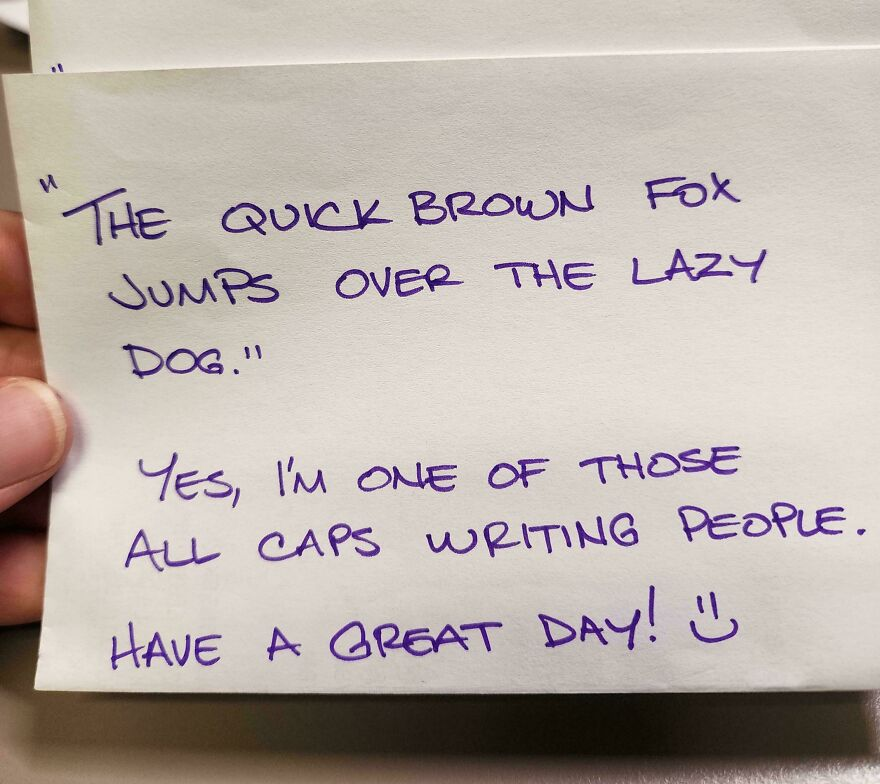
#> input picture test_images/sample_note1.jpg, 880 x 784 px
$ python -i scanner.py   (imports and definitions only)
#> lines starting #> are read from the running program, lines starting #| are printed output that depends on the picture; after the words box and inside, x2 and y2 are one past the last pixel; in counts of white or black regions, pixels touching at a corner belong together
#> further down, picture is the input picture: shape (784, 880, 3); mean B, G, R 170.2, 176.1, 186.3
import logging

import cv2
import numpy as np


class ContourNotFoundError(Exception):
    """Raised when no valid four-point document contour is found."""

    pass


# [71 lines left out: functions preprocess, find_document_contour, order_points, not called in this run]


# A contour ratio outside [MIN, MAX] means find_document_contour locked onto
# something other than a real document boundary: below MIN it's a stray text
# blob or noise artifact; above MAX it's just tracing the image frame itself
# (e.g. a flat digital screenshot with no physical boundary at all).
MIN_CONTOUR_AREA_RATIO = 0.15
MAX_CONTOUR_AREA_RATIO = 0.97

# Internal-block rejection thresholds for Pass 1.
# If any *other* qualifying quad's area >= this fraction of the candidate's
# area, the candidate is rejected as likely an internal block rather than
# the page boundary.
MAX_RUNNER_UP_SIZE_RATIO = 0.5
# When the size-gap check fires, this secondary density veto reinforces
# rejection: if Canny edge density outside the candidate >= this fraction
# of inside density, the outside region is busy with content, not background.
MAX_OUTSIDE_INSIDE_DENSITY_RATIO = 0.5
# Density check is skipped when inside density is below this floor to avoid
# divide-by-near-zero instability on flat/uniform interiors.
MIN_INSIDE_DENSITY_FOR_DENSITY_CHECK = 0.01

logger = logging.getLogger(__name__)


# [97 lines left out: functions _quad_area_ratio, _edge_density_inside_vs_outside, _passes_internal_block_heuristics, not called in this run]


INSET_RATIO = 0.025


# [44 lines left out: functions perspective_transform, binarize_printed, not called in this run]


def binarize_handwritten(image: np.ndarray) -> np.ndarray:
    lab = cv2.cvtColor(image, cv2.COLOR_BGR2LAB)
#> lab: shape (784, 880, 3); mean of channels 0, 1, 2 183.1, 131.1, 132.5
    l_channel, _, _ = cv2.split(lab)
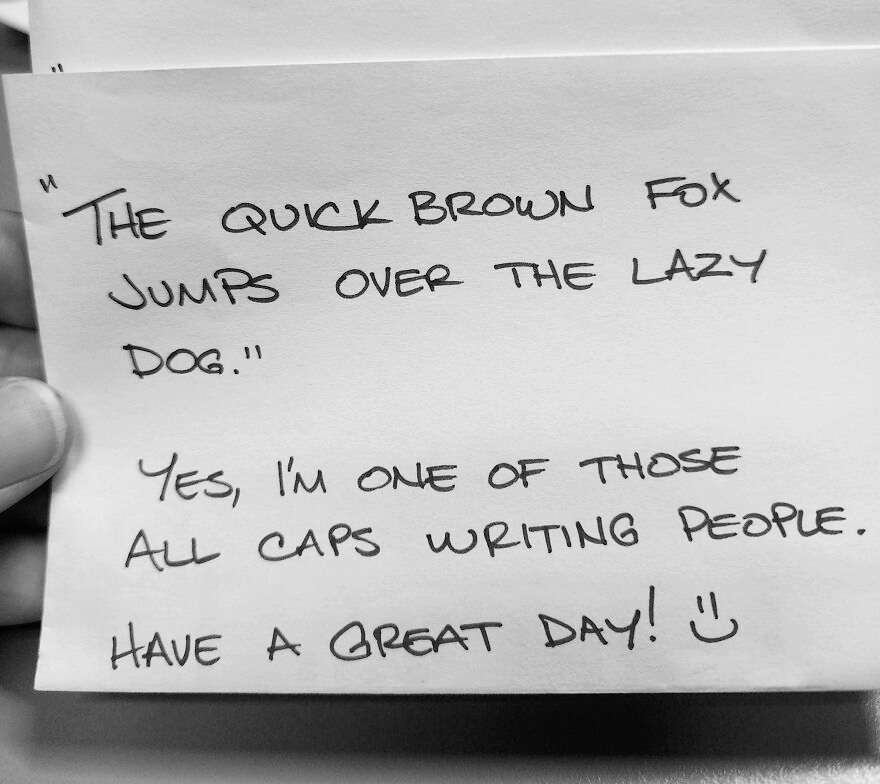
#> l_channel: shape (784, 880); min 1, max 250, mean 183.1
    blurred = cv2.GaussianBlur(l_channel, (5, 5), 0)
    return cv2.adaptiveThreshold(
        blurred, 255, cv2.ADAPTIVE_THRESH_GAUSSIAN_C, cv2.THRESH_BINARY, 51, 15
    )
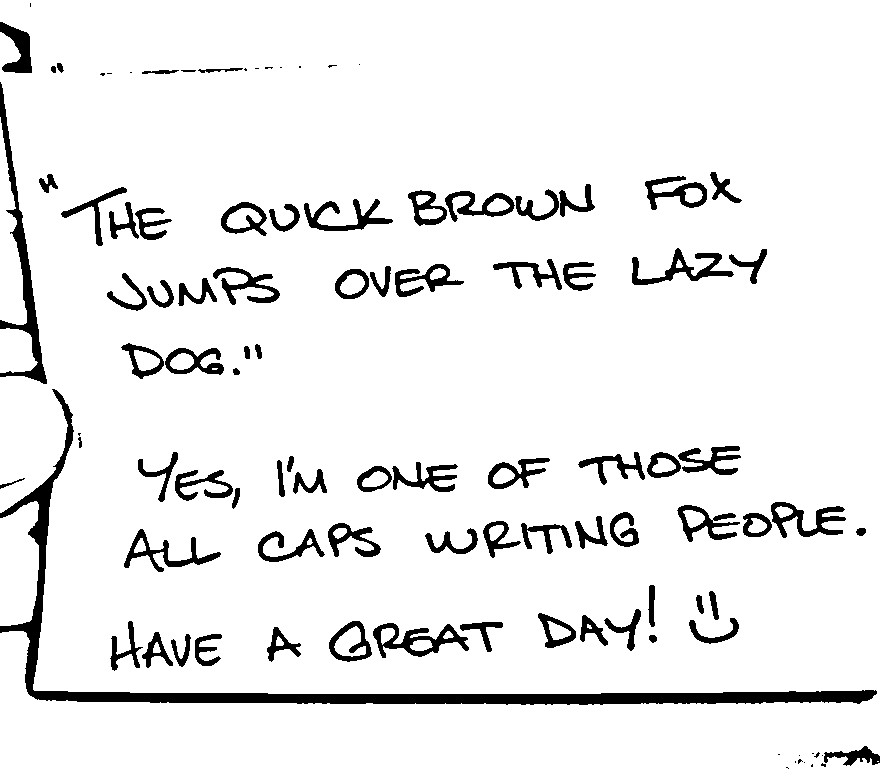
#> returned value: shape (784, 880); 92.7% white; 103 black regions (23 under 20 px), largest, box (x1, y1, x2, y2) and area: (0, 389, 877, 705) 11793, (0, 82, 47, 384) 2594, (373, 623, 469, 658) 1280


# [128 lines left out: functions remove_ruled_lines, run_pipeline, not called in this run]

>>> import cv2
>>> picture = cv2.imread('../../test_images/sample_note1.jpg')
>>> result = binarize_handwritten(picture)

$ run again, on test_images/sample_note2.jpg
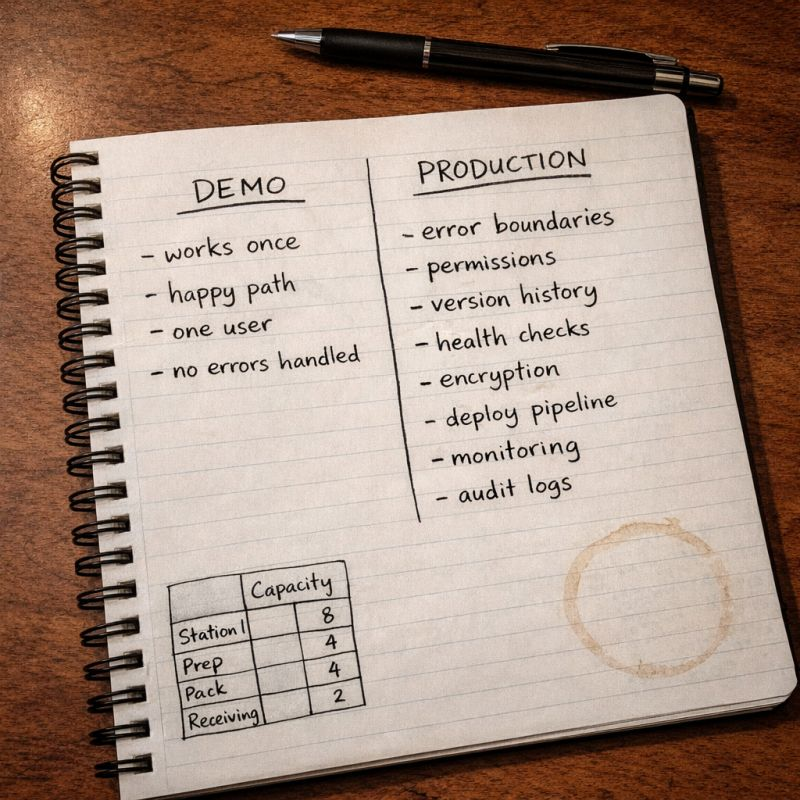
#> input picture test_images/sample_note2.jpg, 800 x 800 px
#> picture is the input picture: shape (800, 800, 3); mean B, G, R 129.3, 143.1, 166.3
#> lab: shape (800, 800, 3); mean of channels 0, 1, 2 153.1, 135.7, 139.5
#> in binarize_handwritten, `l_channel, _, _ = cv2.split(lab)`:
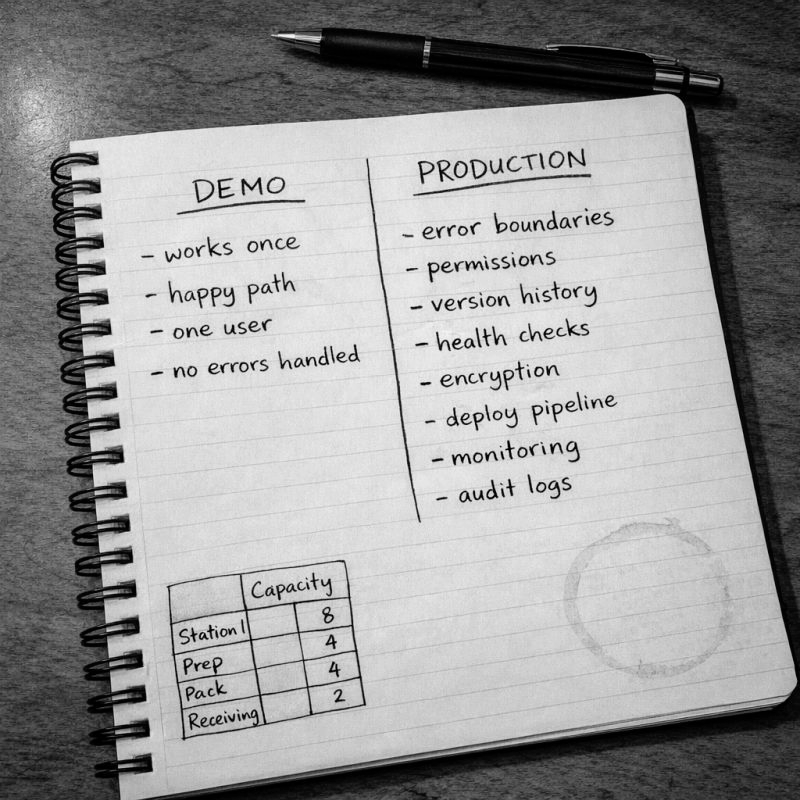
#> l_channel: shape (800, 800); min 0, max 250, mean 153.1
#> in binarize_handwritten, `return cv2.adaptiveThreshold( blurred, 255, cv2.ADAPTIVE_THRESH_GAUSSI..`:
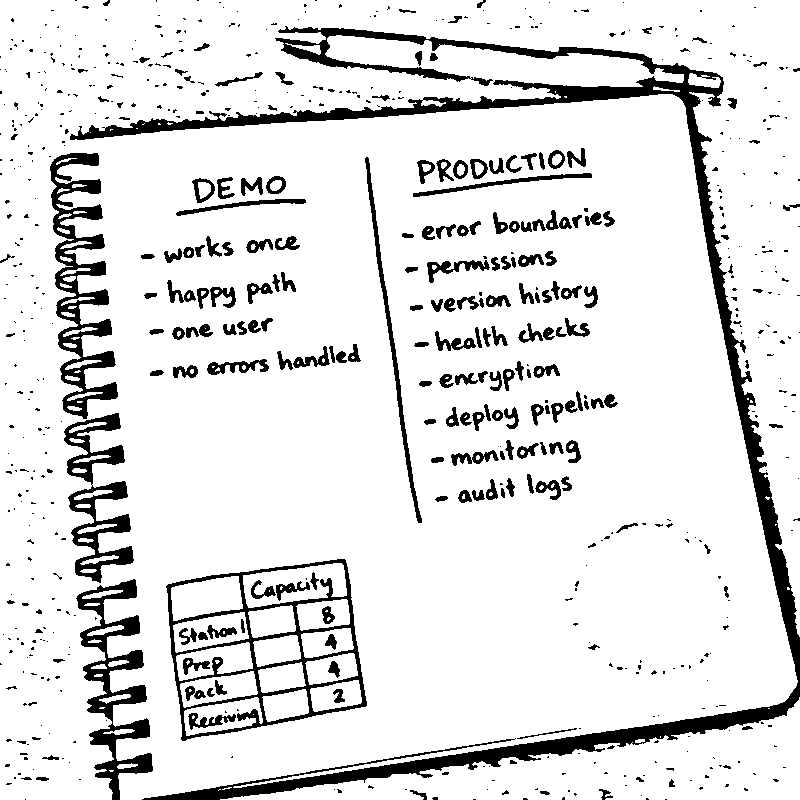
#> returned value: shape (800, 800); 88.3% white; 686 black regions (475 under 20 px), largest, box (x1, y1, x2, y2) and area: (70, 26, 800, 800) 27232, (50, 153, 118, 419) 6353, (166, 559, 367, 741) 5864
